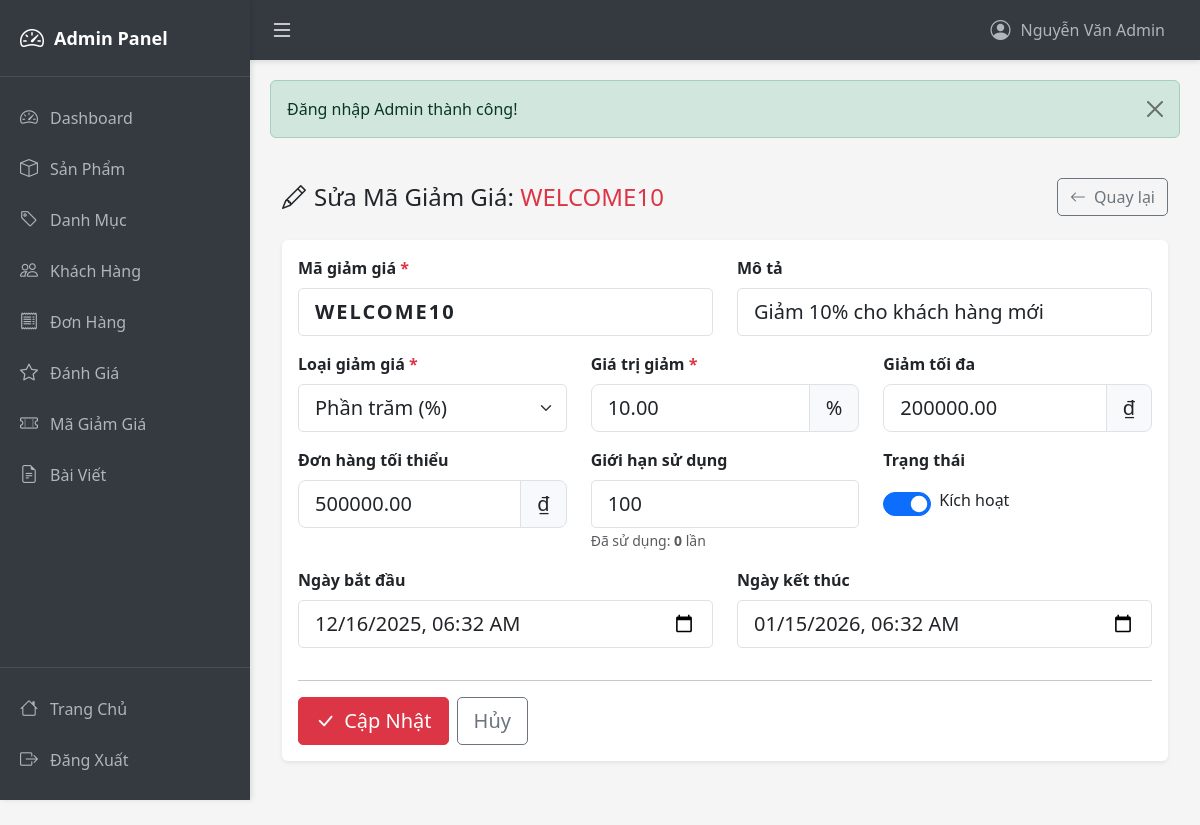
The app's page /admin/couponEdit/1 (signed in) with its own data.
### tables this page shows
CREATE TABLE IF NOT EXISTS coupons (
    coupon_id INT AUTO_INCREMENT PRIMARY KEY,
    code VARCHAR(50) NOT NULL UNIQUE,
    description VARCHAR(255),
    discount_type ENUM('percentage', 'fixed') NOT NULL DEFAULT 'percentage',
    discount_value DECIMAL(15, 2) NOT NULL,
    min_order_amount DECIMAL(15, 2) DEFAULT 0,
    max_discount_amount DECIMAL(15, 2) DEFAULT NULL,
    usage_limit INT DEFAULT NULL,
    used_count INT DEFAULT 0,
    start_date DATETIME DEFAULT NULL,
    end_date DATETIME DEFAULT NULL,
    is_active TINYINT(1) DEFAULT 1,
    created_at TIMESTAMP DEFAULT CURRENT_TIMESTAMP,
    updated_at TIMESTAMP DEFAULT CURRENT_TIMESTAMP ON UPDATE CURRENT_TIMESTAMP
);

### Controllers/AdminController.php (called while the page is built, shortened)
<?php
class AdminController extends BaseController {
    private $couponModel;
    public function __construct() {
        $this->couponModel = new CouponModel();
    }
    public function couponEdit($id) {
        $coupon = $this->couponModel->getCouponById($id);
        $data = [
            'coupon' => $coupon,
            'pageTitle' => 'Sửa Mã Giảm Giá'
        ];
        $this->view('admin/coupons/edit', $data, true);
    }
}
?>

### models/BaseModel.php (called while the page is built, shortened)
<?php
class BaseModel {
    public function __construct() {
        $db = new Database();
        $this->conn = $db->getConnection();
    }
}
?>

### config/database.php (called while the page is built, shortened)
<?php
class Database {
    private $host = "localhost";
    private $db_name = "inventory_system";
    private $username = "root";
    private $password = "";
    public function getConnection() {
        $this->conn = null;
        try {
            $this->conn = new PDO(
                "mysql:host=" . $this->host . ";dbname=" . $this->db_name . ";charset=utf8mb4",
                $this->username,
                $this->password,
                [
                    PDO::MYSQL_ATTR_INIT_COMMAND => "SET NAMES utf8mb4 COLLATE utf8mb4_unicode_ci"
                ]
            );
            $this->conn->setAttribute(PDO::ATTR_ERRMODE, PDO::ERRMODE_EXCEPTION);
            $this->conn->setAttribute(PDO::ATTR_DEFAULT_FETCH_MODE, PDO::FETCH_ASSOC);
            $this->conn->exec("SET NAMES utf8mb4");
        } catch(PDOException $e) {
            echo "Connection error: " . $e->getMessage();
        }
        return $this->conn;
    }
}
?>

### models/CouponModel.php (called while the page is built, shortened)
<?php
class CouponModel extends BaseModel {
    public function getCouponById($id) {
        $sql = "SELECT * FROM coupons WHERE coupon_id = :id";
        $stmt = $this->conn->prepare($sql);
        $stmt->bindParam(':id', $id);
        $stmt->execute();
        return $stmt->fetch(PDO::FETCH_ASSOC);
    }
}
?>

### views/admin/coupons/edit.php (the view, shortened to what this page needs)
<?php require_once __DIR__ . '/../layouts/header.php'; ?>
<div class="container-fluid py-4">
    <div class="d-flex justify-content-between align-items-center mb-4">
        <h4 class="mb-0">
            <i class="bi bi-pencil me-2"></i>Sửa Mã Giảm Giá: <span class="text-danger"><?= htmlspecialchars($coupon['code']) ?></span>
        </h4>
        <a href="<?= BASE_URL ?>admin/coupons" class="btn btn-outline-secondary">
            <i class="bi bi-arrow-left me-1"></i> Quay lại
        </a>
    </div>
    <div class="card shadow-sm">
        <div class="card-body">
            <form method="POST" action="<?= BASE_URL ?>admin/couponEdit/<?= $coupon['coupon_id'] ?>">
                <div class="row">
                    <div class="col-md-6 mb-3">
                        <label class="form-label fw-bold">Mã giảm giá <span class="text-danger">*</span></label>
                        <input type="text" name="code" class="form-control form-control-lg text-uppercase"
                               value="<?= htmlspecialchars($coupon['code']) ?>" required maxlength="50"
                               style="letter-spacing: 2px; font-weight: bold;">
                    </div>
                    <div class="col-md-6 mb-3">
                        <label class="form-label fw-bold">Mô tả</label>
                        <input type="text" name="description" class="form-control form-control-lg"
                               value="<?= htmlspecialchars($coupon['description'] ?? '') ?>">
                    </div>
                </div>
                <div class="row">
                    <div class="col-md-4 mb-3">
                        <label class="form-label fw-bold">Loại giảm giá <span class="text-danger">*</span></label>
                        <select name="discount_type" class="form-select form-select-lg" id="discount_type" required>
                            <option value="percentage" <?= $coupon['discount_type'] === 'percentage' ? 'selected' : '' ?>>Phần trăm (%)</option>
                        </select>
                    </div>
                    <div class="col-md-4 mb-3">
                        <label class="form-label fw-bold">Giá trị giảm <span class="text-danger">*</span></label>
                        <div class="input-group input-group-lg">
                            <input type="number" name="discount_value" class="form-control"
                                   value="<?= $coupon['discount_value'] ?>" required min="0" step="0.01">
                            <span class="input-group-text" id="discount_unit"><?= $coupon['discount_type'] === 'percentage' ? '%' : '₫' ?></span>
                        </div>
                    </div>
                    <div class="col-md-4 mb-3" id="max_discount_group" style="<?= $coupon['discount_type'] === 'fixed' ? 'display:none;' : '' ?>">
                        <label class="form-label fw-bold">Giảm tối đa</label>
                        <div class="input-group input-group-lg">
                            <input type="number" name="max_discount_amount" class="form-control"
                                   value="<?= $coupon['max_discount_amount'] ?>" min="0">
                            <span class="input-group-text">₫</span>
                        </div>
                    </div>
                </div>
                <div class="row">
                    <div class="col-md-4 mb-3">
                        <label class="form-label fw-bold">Đơn hàng tối thiểu</label>
                        <div class="input-group input-group-lg">
                            <input type="number" name="min_order_amount" class="form-control"
                                   value="<?= $coupon['min_order_amount'] ?>" min="0">
                            <span class="input-group-text">₫</span>
                        </div>
                    </div>
                    <div class="col-md-4 mb-3">
                        <label class="form-label fw-bold">Giới hạn sử dụng</label>
                        <input type="number" name="usage_limit" class="form-control form-control-lg"
                               value="<?= $coupon['usage_limit'] ?>" min="1">
                        <small class="text-muted">Đã sử dụng: <strong><?= $coupon['used_count'] ?></strong> lần</small>
                    </div>
                    <div class="col-md-4 mb-3">
                        <label class="form-label fw-bold">Trạng thái</label>
                        <div class="form-check form-switch mt-2">
                            <input class="form-check-input" type="checkbox" name="is_active" id="is_active"
                                   <?= $coupon['is_active'] ? 'checked' : '' ?> style="width: 3em; height: 1.5em;">
                            <label class="form-check-label ms-2" for="is_active">Kích hoạt</label>
                        </div>
                    </div>
                </div>
                <div class="row">
                    <div class="col-md-6 mb-3">
                        <label class="form-label fw-bold">Ngày bắt đầu</label>
                        <input type="datetime-local" name="start_date" class="form-control form-control-lg"
                               value="<?= $coupon['start_date'] ? date('Y-m-d\TH:i', strtotime($coupon['start_date'])) : '' ?>">
                    </div>
                    <div class="col-md-6 mb-3">
                        <label class="form-label fw-bold">Ngày kết thúc</label>
                        <input type="datetime-local" name="end_date" class="form-control form-control-lg"
                               value="<?= $coupon['end_date'] ? date('Y-m-d\TH:i', strtotime($coupon['end_date'])) : '' ?>">
                    </div>
                </div>
                <hr>
                <div class="d-flex gap-2">
                    <button type="submit" class="btn btn-danger btn-lg">
                        <i class="bi bi-check-lg me-1"></i> Cập Nhật
                    </button>
                    <a href="<?= BASE_URL ?>admin/coupons" class="btn btn-outline-secondary btn-lg">Hủy</a>
                </div>
            </form>
        </div>
    </div>
</div>
<?php require_once __DIR__ . '/../layouts/footer.php'; ?>

### public/css/admin.css (style rules this page uses)
:root { --sidebar-width: 250px; --sidebar-collapsed-width: 70px; --topbar-height: 60px; --primary-color: #343a40; --secondary-color: #495057; --accent-color: #007bff; }
* { margin: 0; padding: 0; box-sizing: border-box; }
body { background-color: #f5f5f5; display: flex; flex-direction: column; }
.card { border: none; box-shadow: 0 2px 4px rgba(0,0,0,0.1); margin-bottom: 20px; }
.btn { border-radius: 5px; }
.form-control, .form-select { border-radius: 5px; }

### records on screen
coupons: code "WELCOME10", description "Giảm 10% cho khách hàng mới", discount_type "Phần trăm (%)", discount_value "10.00", max_discount_amount "200000.00", min_order_amount "500000.00", usage_limit "100", used_count "0", is_active "☑", start_date "12/16/2025 06:32", end_date "01/15/2026 06:32"

### other values on screen
$_SESSION['admin_name'] "Nguyễn Văn Admin"
$_SESSION['success'] "Đăng nhập Admin thành công!"
